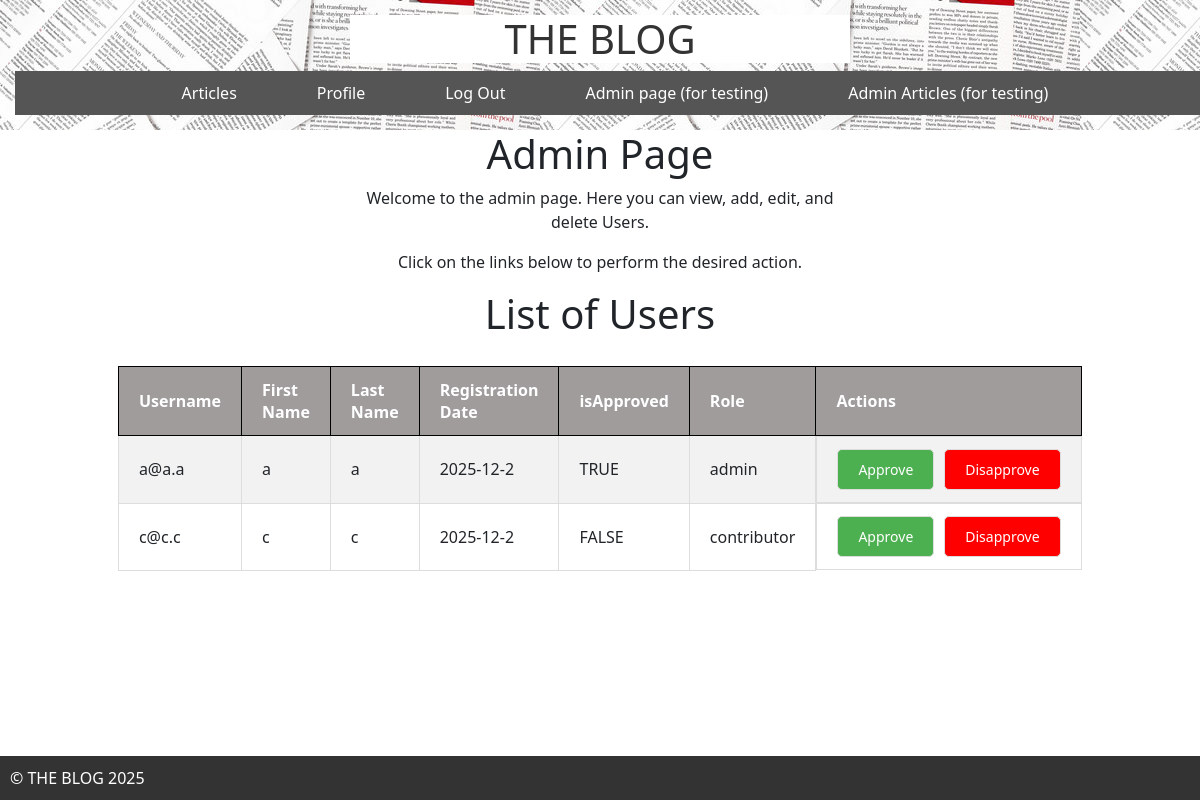
The page /admin/admin_page.php on the database as committed earlier.
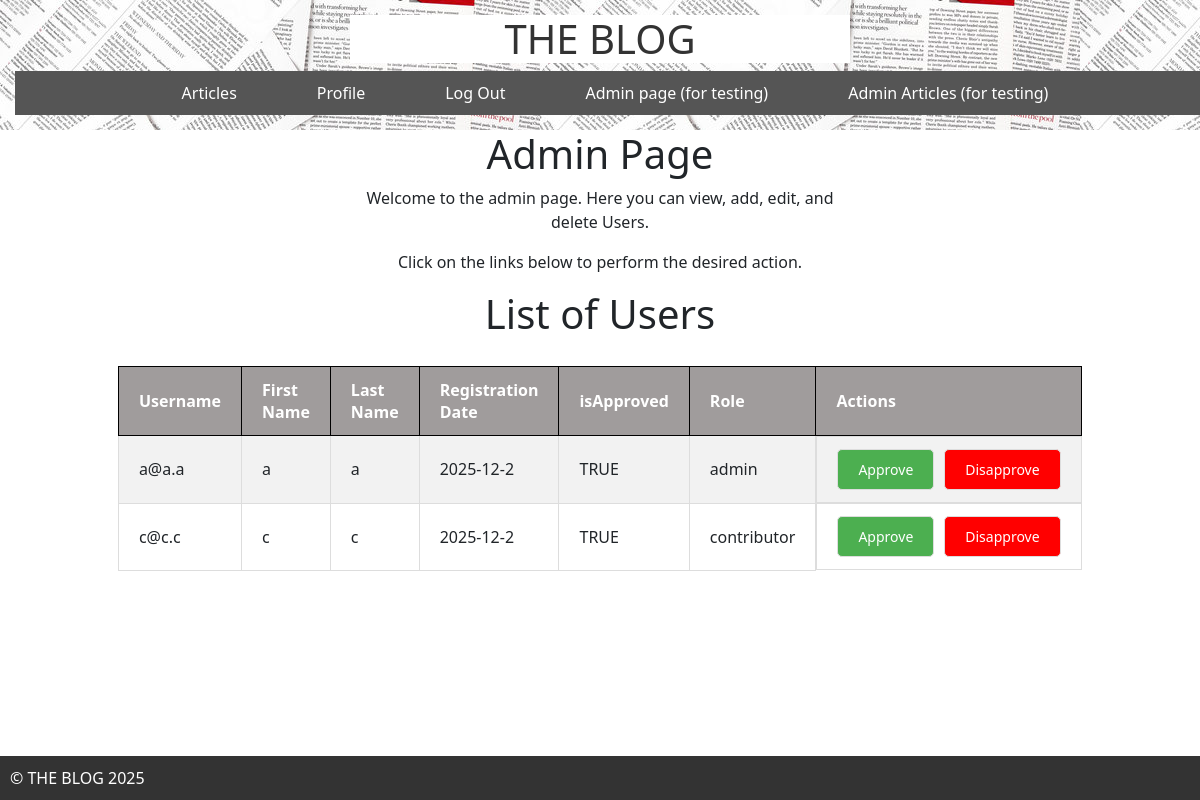
The same page on the database as committed later.
### tables this page shows
CREATE TABLE Users
    (
        Username VARCHAR(50) NOT NULL,
        Password VARCHAR(100) NOT NULL,
        FirstName VARCHAR(30) NOT NULL,
        LastName VARCHAR(30) NOT NULL,
        RegistrationDate DATE NOT NULL,
        isApproved BOOLEAN NOT NULL,
        Role TEXT NOT NULL,
        PRIMARY KEY (Username)
    );

### admin/admin_page.php (the view, shortened to what this page needs)
<?php
include("../templates/header.php");
?>
<body>
    <div class = "logo">
    <h1>Admin Page</h1>
    <p>Welcome to the admin page. Here you can view, add, edit, and delete Users.</p>
    <p>Click on the links below to perform the desired action.</p>
<h1>List of Users</h1>
</div>
<?php
$db = new SQLite3('../DB/BlogDB.db');
$res = $db->query('SELECT * FROM Users');
echo "<div class='table-container'>";
echo "<table>";
echo "<tr><th>Username</th><th>First Name</th><th>Last Name</th><th>Registration Date</th><th>isApproved</th><th>Role</th><th>Actions</th></tr>";
while ($row = $res->fetchArray()) {
    echo "<tr>";
    echo "<td>{$row['Username']}</td>";
    echo "<td>{$row['FirstName']}</td>";
    echo "<td>{$row['LastName']}</td>";
    echo "<td>{$row['RegistrationDate']}</td>";
    echo "<td>{$row['isApproved']}</td>";
    echo "<td>{$row['Role']}</td>";
    echo "<td class='action-buttons'>";
    echo "<a href='promote_user.php?Username={$row['Username']}'>Approve</a>";
    echo "<a href='demote_user.php?Username={$row['Username']}' style='color: white; background-color: red; padding: 10px 20px; text-decoration: none; border-radius: 5px;'>Disapprove</a>";
    echo "</td>";
    echo "</tr>";
}
echo "</table>";
echo "</div>";
echo "<br/><br/>";
?>
<?php include("../templates/footer.php"); ?>

### templates/header.php (shortened to what this page needs)
<head>
    <link rel="stylesheet" href="../styles/style.css">
    <link href="https://cdn.jsdelivr.net/npm/bootstrap@5.3.3/dist/css/bootstrap.min.css" rel="stylesheet">
</head>
<header>
    <div class="logo">
    <h1>THE BLOG</h1>
    </div>
    <nav>
        <ul class="nav-links">
            <li><a href="../index.php">Articles</a></li>
            <li><a href="../index.php">Profile</a></li>
            <li><a href="../index.php">Log Out</a></li>
            <li><a href="/admin/admin_page.php">Admin page (for testing)</a></li>
            <li><a href="/admin/articles.php">Admin Articles (for testing)</a></li>
        </ul>
    </nav>
</header>

### templates/footer.php
<footer>
    &copy; THE BLOG 2025
</footer>

### styles/style.css (style rules this page uses)
html, body { overflow-x: hidden; }
header { background: white; background-image: url("../images/paper.jpg"); color: white; padding: 15px; width: 100vw; }
header h1 { background-color: white; color: #333; font-size: 40px; }
nav { background: #555; padding: 10px; width: 100vw; top: 0; left: 0; }
nav a { color: white; text-decoration: none; margin: 0 15px; width: 100vw; }
.nav-links { display: flex; justify-content: center; align-items: center; list-style: none; padding: 0; margin: 0; }
.nav-links li { margin: 0 15px; }
.nav-links a { color: white; text-decoration: none; font-size: 1em; padding: 10px; }
footer { background: #333; color: white; padding: 10px; width: 100%; bottom: 0; position: fixed; }
.logo { width: 500px; margin: 0 auto; text-align: center; }

### admin/admin_page.php (style rules this page uses)
table { width: 80%; margin: 20px auto; border-collapse: collapse; }
th, td { padding: 12px 20px; text-align: left; border: 1px solid #ddd; }
th { background-color:rgb(160, 156, 156); border-color: black; color: white; }
tr:nth-child(even) { background-color: #f2f2f2; }
.table-container { overflow-x: auto; }
.action-buttons { display: flex; gap: 10px; }
.action-buttons a { padding: 10px 20px; font-size: 14px; cursor: pointer; text-decoration: none; border: 1px solid #ddd; background-color: #4CAF50; color: white; border-radius: 5px; }

Rows that differ between the two databases and show on the page:
changed users "contributor": isApproved "FALSE" → "TRUE"
